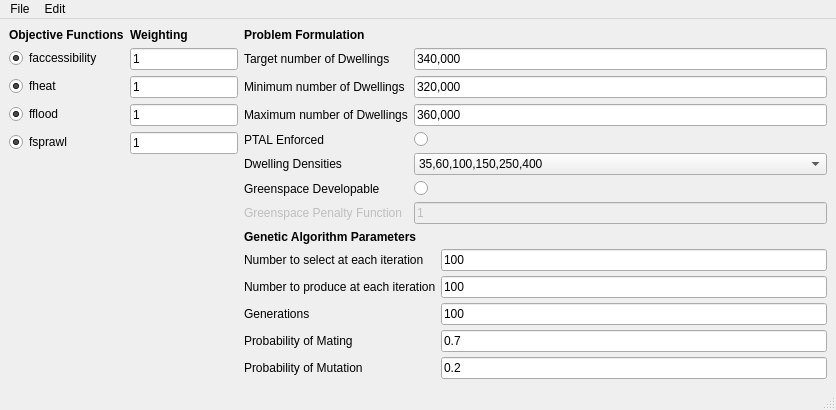
<?xml version="1.0" encoding="UTF-8"?>
<ui version="4.0">
 <class>MainWindow</class>
 <widget class="QMainWindow" name="MainWindow">
  <property name="geometry">
   <rect>
    <x>0</x>
    <y>0</y>
    <width>836</width>
    <height>388</height>
   </rect>
  </property>
  <property name="windowTitle">
   <string>MainWindow</string>
  </property>
  <widget class="QWidget" name="centralwidget">
   <layout class="QFormLayout" name="formLayout_3">
    <item row="0" column="0">
     <layout class="QFormLayout" name="formLayout">
      <property name="fieldGrowthPolicy">
       <enum>QFormLayout::AllNonFixedFieldsGrow</enum>
      </property>
      <item row="0" column="0">
       <widget class="QLabel" name="lblObjFunc">
        <property name="font">
         <font>
          <weight>75</weight>
          <bold>true</bold>
         </font>
        </property>
        <property name="text">
         <string>Objective Functions</string>
        </property>
       </widget>
      </item>
      <item row="0" column="1">
       <widget class="QLabel" name="lblWeighting">
        <property name="font">
         <font>
          <weight>75</weight>
          <bold>true</bold>
         </font>
        </property>
        <property name="text">
         <string>Weighting</string>
        </property>
       </widget>
      </item>
      <item row="1" column="0">
       <widget class="QRadioButton" name="rdbfaccessibility">
        <property name="text">
         <string>faccessibility</string>
        </property>
        <property name="checked">
         <bool>true</bool>
        </property>
        <property name="autoExclusive">
         <bool>false</bool>
        </property>
       </widget>
      </item>
      <item row="1" column="1">
       <widget class="QLineEdit" name="lineEdit">
        <property name="inputMethodHints">
         <set>Qt::ImhDigitsOnly</set>
        </property>
        <property name="text">
         <string>1</string>
        </property>
       </widget>
      </item>
      <item row="2" column="0">
       <widget class="QRadioButton" name="rdbfheat">
        <property name="text">
         <string>fheat</string>
        </property>
        <property name="checked">
         <bool>true</bool>
        </property>
        <property name="autoExclusive">
         <bool>false</bool>
        </property>
       </widget>
      </item>
      <item row="2" column="1">
       <widget class="QLineEdit" name="lineEdit_2">
        <property name="inputMethodHints">
         <set>Qt::ImhDigitsOnly</set>
        </property>
        <property name="text">
         <string>1</string>
        </property>
       </widget>
      </item>
      <item row="3" column="0">
       <widget class="QRadioButton" name="rdbfflood">
        <property name="text">
         <string>fflood</string>
        </property>
        <property name="checked">
         <bool>true</bool>
        </property>
        <property name="autoExclusive">
         <bool>false</bool>
        </property>
       </widget>
      </item>
      <item row="3" column="1">
       <widget class="QLineEdit" name="lineEdit_3">
        <property name="inputMethodHints">
         <set>Qt::ImhDigitsOnly</set>
        </property>
        <property name="text">
         <string>1</string>
        </property>
       </widget>
      </item>
      <item row="4" column="0">
       <widget class="QRadioButton" name="rdbfsprawl">
        <property name="text">
         <string>fsprawl</string>
        </property>
        <property name="checked">
         <bool>true</bool>
        </property>
        <property name="autoExclusive">
         <bool>false</bool>
        </property>
       </widget>
      </item>
      <item row="4" column="1">
       <widget class="QLineEdit" name="lineEdit_4">
        <property name="inputMethodHints">
         <set>Qt::ImhDigitsOnly</set>
        </property>
        <property name="text">
         <string>1</string>
        </property>
       </widget>
      </item>
     </layout>
    </item>
    <item row="0" column="1">
     <layout class="QFormLayout" name="ProblemForm_Inputs">
      <property name="fieldGrowthPolicy">
       <enum>QFormLayout::AllNonFixedFieldsGrow</enum>
      </property>
      <item row="0" column="0" colspan="2">
       <widget class="QLabel" name="label_10">
        <property name="font">
         <font>
          <weight>75</weight>
          <bold>true</bold>
         </font>
        </property>
        <property name="text">
         <string>Problem Formulation</string>
        </property>
        <property name="textFormat">
         <enum>Qt::RichText</enum>
        </property>
        <property name="indent">
         <number>-2</number>
        </property>
       </widget>
      </item>
      <item row="1" column="0">
       <widget class="QLabel" name="label_11">
        <property name="text">
         <string>Target number of Dwellings</string>
        </property>
       </widget>
      </item>
      <item row="1" column="1">
       <widget class="QLineEdit" name="lineEdit_11">
        <property name="text">
         <string>340,000</string>
        </property>
       </widget>
      </item>
      <item row="2" column="0">
       <widget class="QLabel" name="label_12">
        <property name="text">
         <string>Minimum number of Dwellings</string>
        </property>
       </widget>
      </item>
      <item row="2" column="1">
       <widget class="QLineEdit" name="lineEdit_12">
        <property name="text">
         <string>320,000</string>
        </property>
       </widget>
      </item>
      <item row="3" column="0">
       <widget class="QLabel" name="label_13">
        <property name="text">
         <string>Maximum number of Dwellings</string>
        </property>
       </widget>
      </item>
      <item row="3" column="1">
       <widget class="QLineEdit" name="lineEdit_13">
        <property name="text">
         <string>360,000</string>
        </property>
       </widget>
      </item>
      <item row="4" column="0">
       <widget class="QLabel" name="label_14">
        <property name="text">
         <string>PTAL Enforced</string>
        </property>
       </widget>
      </item>
      <item row="4" column="1">
       <widget class="QRadioButton" name="radioButton_3">
        <property name="text">
         <string/>
        </property>
        <property name="autoExclusive">
         <bool>false</bool>
        </property>
       </widget>
      </item>
      <item row="5" column="0">
       <widget class="QLabel" name="label_15">
        <property name="text">
         <string>Dwelling Densities</string>
        </property>
       </widget>
      </item>
      <item row="5" column="1">
       <widget class="QComboBox" name="comboBox">
        <item>
         <property name="text">
          <string>35,60,100,150,250,400</string>
         </property>
        </item>
       </widget>
      </item>
      <item row="6" column="0">
       <widget class="QLabel" name="label_16">
        <property name="text">
         <string>Greenspace Developable</string>
        </property>
       </widget>
      </item>
      <item row="6" column="1">
       <widget class="QRadioButton" name="radioButton_4">
        <property name="text">
         <string/>
        </property>
        <property name="autoExclusive">
         <bool>false</bool>
        </property>
       </widget>
      </item>
      <item row="7" column="0">
       <widget class="QLabel" name="label_17">
        <property name="enabled">
         <bool>false</bool>
        </property>
        <property name="text">
         <string>Greenspace Penalty Function</string>
        </property>
       </widget>
      </item>
      <item row="7" column="1">
       <widget class="QLineEdit" name="lineEdit_14">
        <property name="enabled">
         <bool>false</bool>
        </property>
        <property name="text">
         <string>1</string>
        </property>
       </widget>
      </item>
     </layout>
    </item>
    <item row="1" column="1">
     <layout class="QFormLayout" name="formLayout_2">
      <property name="fieldGrowthPolicy">
       <enum>QFormLayout::AllNonFixedFieldsGrow</enum>
      </property>
      <property name="horizontalSpacing">
       <number>5</number>
      </property>
      <property name="verticalSpacing">
       <number>5</number>
      </property>
      <item row="1" column="0">
       <widget class="QLabel" name="label_7">
        <property name="text">
         <string>Number to select at each iteration</string>
        </property>
       </widget>
      </item>
      <item row="1" column="1">
       <widget class="QLineEdit" name="lineEdit_9">
        <property name="text">
         <string>100</string>
        </property>
       </widget>
      </item>
      <item row="2" column="0">
       <widget class="QLabel" name="label_8">
        <property name="text">
         <string>Number to produce at each iteration</string>
        </property>
       </widget>
      </item>
      <item row="2" column="1">
       <widget class="QLineEdit" name="lineEdit_10">
        <property name="text">
         <string>100</string>
        </property>
       </widget>
      </item>
      <item row="3" column="0">
       <widget class="QLabel" name="label_4">
        <property name="text">
         <string>Generations</string>
        </property>
       </widget>
      </item>
      <item row="3" column="1">
       <widget class="QLineEdit" name="lineEdit_6">
        <property name="text">
         <string>100</string>
        </property>
       </widget>
      </item>
      <item row="4" column="0">
       <widget class="QLabel" name="label_6">
        <property name="text">
         <string>Probability of Mating</string>
        </property>
       </widget>
      </item>
      <item row="4" column="1">
       <widget class="QLineEdit" name="lineEdit_7">
        <property name="text">
         <string>0.7</string>
        </property>
       </widget>
      </item>
      <item row="5" column="0">
       <widget class="QLabel" name="label_5">
        <property name="text">
         <string>Probability of Mutation</string>
        </property>
       </widget>
      </item>
      <item row="5" column="1">
       <widget class="QLineEdit" name="lineEdit_8">
        <property name="text">
         <string>0.2</string>
        </property>
       </widget>
      </item>
      <item row="0" column="0" colspan="2">
       <widget class="QLabel" name="label_3">
        <property name="font">
         <font>
          <weight>75</weight>
          <bold>true</bold>
         </font>
        </property>
        <property name="text">
         <string>Genetic Algorithm Parameters</string>
        </property>
        <property name="textFormat">
         <enum>Qt::PlainText</enum>
        </property>
        <property name="indent">
         <number>-2</number>
        </property>
       </widget>
      </item>
     </layout>
    </item>
   </layout>
  </widget>
  <widget class="QMenuBar" name="menubar">
   <property name="geometry">
    <rect>
     <x>0</x>
     <y>0</y>
     <width>836</width>
     <height>21</height>
    </rect>
   </property>
   <widget class="QMenu" name="menuFile">
    <property name="title">
     <string>File</string>
    </property>
    <addaction name="actionRun"/>
    <addaction name="actionExit"/>
   </widget>
   <widget class="QMenu" name="menuEdit">
    <property name="title">
     <string>Edit</string>
    </property>
    <addaction name="actionReset_Parameters"/>
   </widget>
   <addaction name="menuFile"/>
   <addaction name="menuEdit"/>
  </widget>
  <widget class="QStatusBar" name="statusbar"/>
  <action name="actionExit">
   <property name="text">
    <string>Exit</string>
   </property>
  </action>
  <action name="actionReset_Parameters">
   <property name="text">
    <string>Reset Parameters</string>
   </property>
  </action>
  <action name="actionRun">
   <property name="text">
    <string>Run</string>
   </property>
  </action>
 </widget>
 <resources/>
 <connections/>
</ui>
